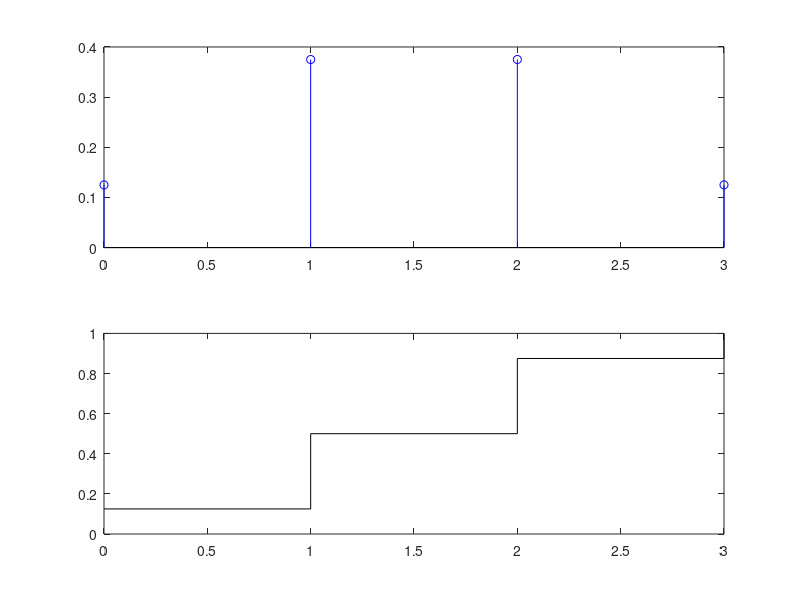

Write MATLAB code to recreate this figure.
# A coin is tossed 3 times. Let X denote the number of heads that appear.

# ------------------------------------------------------------------------------------------
# a) Find the probability distribution function of X. What type of distribution 
# does X have?

# HOW TO SOLVE A)?
# - the trials are independent (tossing now doesn't affect the toss in the future)
# - each trial has only 2 possible outcomes (success and failure) (p = 0.5)
# - the probability of success is the same for each trial (because you just toss a coin)
# "Given 3 Bernoulli trials with probability of success 0.5, find the probability P(3,k) of exactly k successes" -> it works with Binomial model
# it is a binomial distribution (see lecture 4): "Given 3 Bernoulli trials withprobability of success 0.5, let X denote the nr of successes"
# If we were to solve it on a paper, it will look like this: (calculations below)
# The pdf looks like: X = ( 0     1     2     3     ) (See Lecture 3 pages 7 and 8)
#                         ( 0.125 0.375 0.375 0.125 )
# (See formula on Lecture 2 pag 7 (1.7)): 
# P(3, 0) = 1 * (0.5)^0 * (0.5)^3 = 0.125
# P(3, 1) = 3 * (0.5)^1 * (0.5)^2 = 0.375
# P(3, 2) = 3 * (0.5)^2 * (0.5)^2 = 0.375
# P(3, 3) = 1 * (0.5)^3 * (0.5)^0 = 0.125
# Add them up: 0.125+0.375+0.375+0.125 = 1 => it's ok
# We can either make this calculations, or just use octave and plot the result:

x = 0:3                # "something = x:y:z" means that something is between [x,z] and y is the step, so x will be 0, 1, 2, 3
p = binopdf(x, 3, 0.5) # y = binopdf(x,n,p) computes the binomial probability density function at each of the values in x using the corresponding number of trials in n and probability of success for each trial in p.
subplot(2, 1, 1);      # subplot(m,n,p) divides the current figure into an m-by-n grid and creates axes in the position specified by p
stem(x, p, 'b');       # stem(X,Y) plots the data sequence, Y, at values specified by X. stem(___,LineSpec) specifies the line style, marker symbol, and color.('b'=blue)
hold on;               # hold on retains plots in the current axes so that new plots added to the axes do not delete existing plots.


# ------------------------------------------------------------------------------------------
# b) Find the cumulative distribution function of X, FX.

# HOW TO SOLVE B) ?
# we don;t have binomial cdf formula in the lectures.
p2 = binocdf(x, 3, 0.5) # y = binocdf(x,n,p) computes a binomial cumulative distribution function at each of the values in x using the corresponding number of trials in n and the probability of success for each trial in p.
subplot(2, 1, 2);
stairs(x, p2, 'k');

# ------------------------------------------------------------------------------------------
# c) Find P(X = 0) and P(X != 1). <-- x = something is pdf

p3 = binopdf(0, 3, 0.5)     # P(X = 0)
p4 = 1 - binopdf(1, 3, 0.5) # P(X != 1)
#fprintf('p3 = %f', p3)

# ------------------------------------------------------------------------------------------
# d) Find P(X <= 2), P(X < 2).  <-- x <= something is cdf

p5 = binocdf(2, 3, 0.5)                      # P(X <= 2)
p6 = binocdf(2, 3, 0.5) - binopdf(2, 3, 0.5) # P(X < 2) = P(X <= 2) - P(X = 2)

# ------------------------------------------------------------------------------------------
# e) Find P(X >= 1), P(X > 1).
p7 = 1 - binocdf(1, 3, 0.5)                        # P(x > 1) = 1 - P(x <= 1)
p8 = 1 - (binocdf(1, 3, 0.5) - binopdf(1, 3, 0.5)) # P(x >= 1) = 1 - P(x < 1) = 1 - (P(x <= 1) - P(x = 1))


